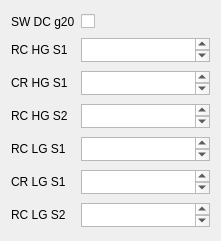
       <widget class="QWidget" name="gridLayoutWidget_52">
        <property name="geometry">
         <rect>
          <x>310</x>
          <y>40</y>
          <width>221</width>
          <height>241</height>
         </rect>
        </property>
        <layout class="QGridLayout" name="gridLayout_29">
         <item row="1" column="0">
          <widget class="QLabel" name="label_65">
           <property name="text">
            <string>RC HG S1</string>
           </property>
          </widget>
         </item>
         <item row="2" column="0">
          <widget class="QLabel" name="label_66">
           <property name="text">
            <string>CR HG S1</string>
           </property>
          </widget>
         </item>
         <item row="6" column="0">
          <widget class="QLabel" name="label_67">
           <property name="text">
            <string>RC LG S2</string>
           </property>
          </widget>
         </item>
         <item row="5" column="0">
          <widget class="QLabel" name="label_68">
           <property name="text">
            <string>CR LG S1</string>
           </property>
          </widget>
         </item>
         <item row="0" column="0">
          <widget class="QLabel" name="label_69">
           <property name="text">
            <string>SW DC g20</string>
           </property>
          </widget>
         </item>
         <item row="4" column="0">
          <widget class="QLabel" name="label_70">
           <property name="text">
            <string>RC LG S1</string>
           </property>
          </widget>
         </item>
         <item row="3" column="0">
          <widget class="QLabel" name="label_71">
           <property name="text">
            <string>RC HG S2</string>
           </property>
          </widget>
         </item>
         <item row="0" column="1">
          <widget class="QCheckBox" name="lauroc2slowcontrolswDCg20Box">
           <property name="text">
            <string/>
           </property>
          </widget>
         </item>
         <item row="1" column="1">
          <widget class="QPlainTextEdit" name="lauroc2slowcontrolrcHGs1Box">
           <property name="maximumSize">
            <size>
             <width>16777215</width>
             <height>24</height>
            </size>
           </property>
          </widget>
         </item>
         <item row="2" column="1">
          <widget class="QPlainTextEdit" name="lauroc2slowcontrolcrHGs1Box">
           <property name="maximumSize">
            <size>
             <width>16777215</width>
             <height>24</height>
            </size>
           </property>
          </widget>
         </item>
         <item row="3" column="1">
          <widget class="QPlainTextEdit" name="lauroc2slowcontrolrcHGs2Box">
           <property name="maximumSize">
            <size>
             <width>16777215</width>
             <height>24</height>
            </size>
           </property>
          </widget>
         </item>
         <item row="4" column="1">
          <widget class="QPlainTextEdit" name="lauroc2slowcontrolrcLGs1Box">
           <property name="maximumSize">
            <size>
             <width>16777215</width>
             <height>24</height>
            </size>
           </property>
          </widget>
         </item>
         <item row="5" column="1">
          <widget class="QPlainTextEdit" name="lauroc2slowcontrolcrLGs1Box">
           <property name="maximumSize">
            <size>
             <width>16777215</width>
             <height>24</height>
            </size>
           </property>
          </widget>
         </item>
         <item row="6" column="1">
          <widget class="QPlainTextEdit" name="lauroc2slowcontrolrcLGs2Box">
           <property name="maximumSize">
            <size>
             <width>16777215</width>
             <height>24</height>
            </size>
           </property>
          </widget>
         </item>
        </layout>
       </widget>
